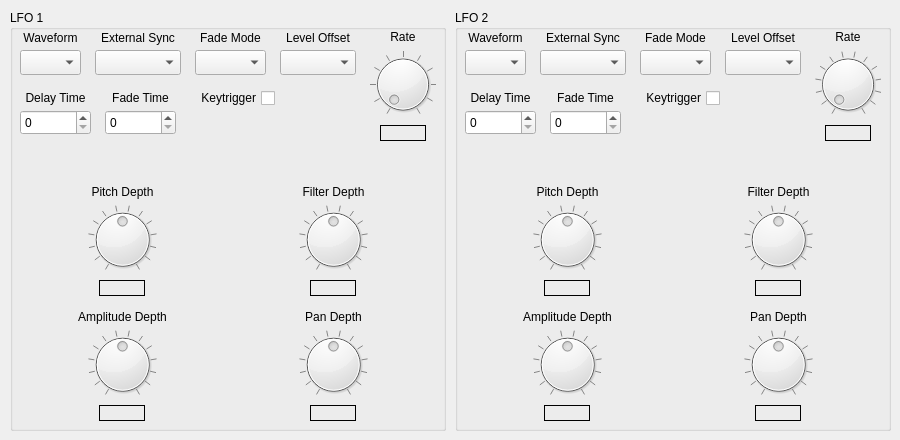
    <widget class="QWidget" name="tab_lfo">
     <attribute name="title">
      <string>LFO</string>
     </attribute>
     <widget class="QGroupBox" name="groupBox_lfo1">
      <property name="geometry">
       <rect>
        <x>10</x>
        <y>10</y>
        <width>436</width>
        <height>421</height>
       </rect>
      </property>
      <property name="title">
       <string>LFO 1</string>
      </property>
      <widget class="QLabel" name="label_lfo1waveform">
       <property name="geometry">
        <rect>
         <x>10</x>
         <y>20</y>
         <width>61</width>
         <height>16</height>
        </rect>
       </property>
       <property name="text">
        <string>Waveform</string>
       </property>
       <property name="alignment">
        <set>Qt::AlignCenter</set>
       </property>
      </widget>
      <widget class="QComboBox" name="comboBox_lfo1waveform">
       <property name="geometry">
        <rect>
         <x>10</x>
         <y>40</y>
         <width>61</width>
         <height>25</height>
        </rect>
       </property>
      </widget>
      <widget class="QCheckBox" name="checkBox_lfo1keytrigger">
       <property name="geometry">
        <rect>
         <x>180</x>
         <y>80</y>
         <width>85</width>
         <height>16</height>
        </rect>
       </property>
       <property name="layoutDirection">
        <enum>Qt::RightToLeft</enum>
       </property>
       <property name="text">
        <string>Keytrigger</string>
       </property>
      </widget>
      <widget class="QWidget" name="gridLayoutWidget_2">
       <property name="geometry">
        <rect>
         <x>10</x>
         <y>175</y>
         <width>416</width>
         <height>236</height>
        </rect>
       </property>
       <layout class="QGridLayout" name="gridLayout_3">
        <item row="6" column="1" alignment="Qt::AlignHCenter">
         <widget class="QLabel" name="label_lfo1pandepthvalue">
          <property name="minimumSize">
           <size>
            <width>46</width>
            <height>16</height>
           </size>
          </property>
          <property name="frameShape">
           <enum>QFrame::Box</enum>
          </property>
          <property name="text">
           <string/>
          </property>
          <property name="alignment">
           <set>Qt::AlignCenter</set>
          </property>
         </widget>
        </item>
        <item row="6" column="0" alignment="Qt::AlignHCenter">
         <widget class="QLabel" name="label_lfo1amplitudedepthvalue">
          <property name="minimumSize">
           <size>
            <width>46</width>
            <height>16</height>
           </size>
          </property>
          <property name="frameShape">
           <enum>QFrame::Box</enum>
          </property>
          <property name="text">
           <string/>
          </property>
          <property name="alignment">
           <set>Qt::AlignCenter</set>
          </property>
         </widget>
        </item>
        <item row="0" column="1">
         <widget class="QLabel" name="label_lfo1filterdepth">
          <property name="text">
           <string>Filter Depth</string>
          </property>
          <property name="alignment">
           <set>Qt::AlignCenter</set>
          </property>
         </widget>
        </item>
        <item row="5" column="0">
         <widget class="QDial" name="dial_lfo1amplitudedepth">
          <property name="minimum">
           <number>-63</number>
          </property>
          <property name="maximum">
           <number>63</number>
          </property>
          <property name="notchTarget">
           <double>10.000000000000000</double>
          </property>
          <property name="notchesVisible">
           <bool>true</bool>
          </property>
         </widget>
        </item>
        <item row="1" column="1">
         <widget class="QDial" name="dial_lfo1filterdepth">
          <property name="minimum">
           <number>-63</number>
          </property>
          <property name="maximum">
           <number>63</number>
          </property>
          <property name="notchTarget">
           <double>10.000000000000000</double>
          </property>
          <property name="notchesVisible">
           <bool>true</bool>
          </property>
         </widget>
        </item>
        <item row="4" column="0">
         <widget class="QLabel" name="label_lfo1amplitudedepth">
          <property name="text">
           <string>Amplitude Depth</string>
          </property>
          <property name="alignment">
           <set>Qt::AlignCenter</set>
          </property>
         </widget>
        </item>
        <item row="0" column="0">
         <widget class="QLabel" name="label_lfo1pitchdepth">
          <property name="text">
           <string>Pitch Depth</string>
          </property>
          <property name="alignment">
           <set>Qt::AlignCenter</set>
          </property>
         </widget>
        </item>
        <item row="4" column="1">
         <widget class="QLabel" name="label_lfo1pandepth">
          <property name="text">
           <string>Pan Depth</string>
          </property>
          <property name="alignment">
           <set>Qt::AlignCenter</set>
          </property>
         </widget>
        </item>
        <item row="2" column="0" alignment="Qt::AlignHCenter|Qt::AlignVCenter">
         <widget class="QLabel" name="label_lfo1pitchdepthvalue">
          <property name="minimumSize">
           <size>
            <width>46</width>
            <height>16</height>
           </size>
          </property>
          <property name="frameShape">
           <enum>QFrame::Box</enum>
          </property>
          <property name="text">
           <string/>
          </property>
          <property name="alignment">
           <set>Qt::AlignCenter</set>
          </property>
         </widget>
        </item>
        <item row="5" column="1">
         <widget class="QDial" name="dial_lfo1pandepth">
          <property name="minimum">
           <number>-63</number>
          </property>
          <property name="maximum">
           <number>63</number>
          </property>
          <property name="notchTarget">
           <double>10.000000000000000</double>
          </property>
          <property name="notchesVisible">
           <bool>true</bool>
          </property>
         </widget>
        </item>
        <item row="1" column="0">
         <widget class="QDial" name="dial_lfo1pitchdepth">
          <property name="minimum">
           <number>-63</number>
          </property>
          <property name="maximum">
           <number>63</number>
          </property>
          <property name="notchTarget">
           <double>10.000000000000000</double>
          </property>
          <property name="notchesVisible">
           <bool>true</bool>
          </property>
         </widget>
        </item>
        <item row="2" column="1" alignment="Qt::AlignHCenter|Qt::AlignVCenter">
         <widget class="QLabel" name="label_lfo1filterdepthvalue">
          <property name="minimumSize">
           <size>
            <width>46</width>
            <height>16</height>
           </size>
          </property>
          <property name="frameShape">
           <enum>QFrame::Box</enum>
          </property>
          <property name="text">
           <string/>
          </property>
          <property name="alignment">
           <set>Qt::AlignCenter</set>
          </property>
         </widget>
        </item>
        <item row="3" column="0">
         <spacer name="verticalSpacer_4">
          <property name="orientation">
           <enum>Qt::Vertical</enum>
          </property>
          <property name="sizeHint" stdset="0">
           <size>
            <width>20</width>
            <height>40</height>
           </size>
          </property>
         </spacer>
        </item>
       </layout>
      </widget>
      <widget class="QWidget" name="verticalLayoutWidget">
       <property name="geometry">
        <rect>
         <x>360</x>
         <y>20</y>
         <width>66</width>
         <height>111</height>
        </rect>
       </property>
       <layout class="QVBoxLayout" name="verticalLayout">
        <item>
         <widget class="QLabel" name="label_lfo1rate">
          <property name="contextMenuPolicy">
           <enum>Qt::DefaultContextMenu</enum>
          </property>
          <property name="text">
           <string>Rate</string>
          </property>
          <property name="alignment">
           <set>Qt::AlignCenter</set>
          </property>
         </widget>
        </item>
        <item>
         <widget class="QDial" name="dial_lfo1rate">
          <property name="notchTarget">
           <double>10.000000000000000</double>
          </property>
          <property name="notchesVisible">
           <bool>true</bool>
          </property>
         </widget>
        </item>
        <item alignment="Qt::AlignHCenter">
         <widget class="QLabel" name="label_lfo1ratevalue">
          <property name="minimumSize">
           <size>
            <width>46</width>
            <height>16</height>
           </size>
          </property>
          <property name="contextMenuPolicy">
           <enum>Qt::DefaultContextMenu</enum>
          </property>
          <property name="frameShape">
           <enum>QFrame::Box</enum>
          </property>
          <property name="text">
           <string/>
          </property>
          <property name="alignment">
           <set>Qt::AlignCenter</set>
          </property>
         </widget>
        </item>
       </layout>
      </widget>
      <widget class="QLabel" name="label_lfo1externalsync">
       <property name="geometry">
        <rect>
         <x>85</x>
         <y>20</y>
         <width>86</width>
         <height>16</height>
        </rect>
       </property>
       <property name="text">
        <string>External Sync</string>
       </property>
       <property name="alignment">
        <set>Qt::AlignCenter</set>
       </property>
      </widget>
      <widget class="QComboBox" name="comboBox_lfo1externalsync">
       <property name="geometry">
        <rect>
         <x>85</x>
         <y>40</y>
         <width>86</width>
         <height>25</height>
        </rect>
       </property>
      </widget>
      <widget class="QLabel" name="label_lfo1fademode">
       <property name="geometry">
        <rect>
         <x>185</x>
         <y>20</y>
         <width>71</width>
         <height>16</height>
        </rect>
       </property>
       <property name="text">
        <string>Fade Mode</string>
       </property>
       <property name="alignment">
        <set>Qt::AlignCenter</set>
       </property>
      </widget>
      <widget class="QComboBox" name="comboBox_lfo1fademode">
       <property name="geometry">
        <rect>
         <x>185</x>
         <y>40</y>
         <width>71</width>
         <height>25</height>
        </rect>
       </property>
      </widget>
      <widget class="QLabel" name="label_lfo1leveloffset">
       <property name="geometry">
        <rect>
         <x>270</x>
         <y>20</y>
         <width>76</width>
         <height>16</height>
        </rect>
       </property>
       <property name="text">
        <string>Level Offset</string>
       </property>
       <property name="alignment">
        <set>Qt::AlignCenter</set>
       </property>
      </widget>
      <widget class="QComboBox" name="comboBox_lfo1leveloffset">
       <property name="geometry">
        <rect>
         <x>270</x>
         <y>40</y>
         <width>76</width>
         <height>25</height>
        </rect>
       </property>
      </widget>
      <widget class="QLabel" name="label_lfo1delaytime">
       <property name="geometry">
        <rect>
         <x>10</x>
         <y>80</y>
         <width>71</width>
         <height>16</height>
        </rect>
       </property>
       <property name="text">
        <string>Delay Time</string>
       </property>
       <property name="alignment">
        <set>Qt::AlignCenter</set>
       </property>
      </widget>
      <widget class="QLabel" name="label_lfo1fadetime">
       <property name="geometry">
        <rect>
         <x>95</x>
         <y>80</y>
         <width>71</width>
         <height>16</height>
        </rect>
       </property>
       <property name="text">
        <string>Fade Time</string>
       </property>
       <property name="alignment">
        <set>Qt::AlignCenter</set>
       </property>
      </widget>
      <widget class="QSpinBox" name="spinBox_lfo1delaytime">
       <property name="geometry">
        <rect>
         <x>10</x>
         <y>100</y>
         <width>71</width>
         <height>25</height>
        </rect>
       </property>
       <property name="maximum">
        <number>127</number>
       </property>
      </widget>
      <widget class="QSpinBox" name="spinBox_lfo1fadetime">
       <property name="geometry">
        <rect>
         <x>95</x>
         <y>100</y>
         <width>71</width>
         <height>25</height>
        </rect>
       </property>
       <property name="maximum">
        <number>127</number>
       </property>
      </widget>
     </widget>
     <widget class="QGroupBox" name="groupBox_lfo2">
      <property name="geometry">
       <rect>
        <x>455</x>
        <y>10</y>
        <width>436</width>
        <height>421</height>
       </rect>
      </property>
      <property name="title">
       <string>LFO 2</string>
      </property>
      <widget class="QLabel" name="label_lfo2waveform">
       <property name="geometry">
        <rect>
         <x>10</x>
         <y>20</y>
         <width>61</width>
         <height>16</height>
        </rect>
       </property>
       <property name="text">
        <string>Waveform</string>
       </property>
       <property name="alignment">
        <set>Qt::AlignCenter</set>
       </property>
      </widget>
      <widget class="QComboBox" name="comboBox_lfo2waveform">
       <property name="geometry">
        <rect>
         <x>10</x>
         <y>40</y>
         <width>61</width>
         <height>25</height>
        </rect>
       </property>
      </widget>
      <widget class="QCheckBox" name="checkBox_lfo2keytrigger">
       <property name="geometry">
        <rect>
         <x>180</x>
         <y>80</y>
         <width>85</width>
         <height>16</height>
        </rect>
       </property>
       <property name="layoutDirection">
        <enum>Qt::RightToLeft</enum>
       </property>
       <property name="text">
        <string>Keytrigger</string>
       </property>
      </widget>
      <widget class="QWidget" name="gridLayoutWidget_4">
       <property name="geometry">
        <rect>
         <x>10</x>
         <y>175</y>
         <width>416</width>
         <height>236</height>
        </rect>
       </property>
       <layout class="QGridLayout" name="gridLayout_6">
        <item row="6" column="1" alignment="Qt::AlignHCenter|Qt::AlignVCenter">
         <widget class="QLabel" name="label_lfo2pandepthvalue">
          <property name="minimumSize">
           <size>
            <width>46</width>
            <height>16</height>
           </size>
          </property>
          <property name="frameShape">
           <enum>QFrame::Box</enum>
          </property>
          <property name="text">
           <string/>
          </property>
          <property name="alignment">
           <set>Qt::AlignCenter</set>
          </property>
         </widget>
        </item>
        <item row="6" column="0" alignment="Qt::AlignHCenter">
         <widget class="QLabel" name="label_lfo2amplitudedepthvalue">
          <property name="minimumSize">
           <size>
            <width>46</width>
            <height>16</height>
           </size>
          </property>
          <property name="frameShape">
           <enum>QFrame::Box</enum>
          </property>
          <property name="text">
           <string/>
          </property>
          <property name="alignment">
           <set>Qt::AlignCenter</set>
          </property>
         </widget>
        </item>
        <item row="0" column="1">
         <widget class="QLabel" name="label_lfo2filterdepth">
          <property name="text">
           <string>Filter Depth</string>
          </property>
          <property name="alignment">
           <set>Qt::AlignCenter</set>
          </property>
         </widget>
        </item>
        <item row="5" column="0">
         <widget class="QDial" name="dial_lfo2amplitudedepth">
          <property name="minimum">
           <number>-63</number>
          </property>
          <property name="maximum">
           <number>63</number>
          </property>
          <property name="notchTarget">
           <double>10.000000000000000</double>
          </property>
          <property name="notchesVisible">
           <bool>true</bool>
          </property>
         </widget>
        </item>
        <item row="1" column="1">
         <widget class="QDial" name="dial_lfo2filterdepth">
          <property name="minimum">
           <number>-63</number>
          </property>
          <property name="maximum">
           <number>63</number>
          </property>
          <property name="notchTarget">
           <double>10.000000000000000</double>
          </property>
          <property name="notchesVisible">
           <bool>true</bool>
          </property>
         </widget>
        </item>
        <item row="4" column="0">
         <widget class="QLabel" name="label_lfo2amplitudedepth">
          <property name="text">
           <string>Amplitude Depth</string>
          </property>
          <property name="alignment">
           <set>Qt::AlignCenter</set>
          </property>
         </widget>
        </item>
        <item row="0" column="0">
         <widget class="QLabel" name="label_lfo2pitchdepth">
          <property name="text">
           <string>Pitch Depth</string>
          </property>
          <property name="alignment">
           <set>Qt::AlignCenter</set>
          </property>
         </widget>
        </item>
        <item row="4" column="1">
         <widget class="QLabel" name="label_lfo2pandepth">
          <property name="text">
           <string>Pan Depth</string>
          </property>
          <property name="alignment">
           <set>Qt::AlignCenter</set>
          </property>
         </widget>
        </item>
        <item row="2" column="0" alignment="Qt::AlignHCenter">
         <widget class="QLabel" name="label_lfo2pitchdepthvalue">
          <property name="minimumSize">
           <size>
            <width>46</width>
            <height>16</height>
           </size>
          </property>
          <property name="frameShape">
           <enum>QFrame::Box</enum>
          </property>
          <property name="text">
           <string/>
          </property>
          <property name="alignment">
           <set>Qt::AlignCenter</set>
          </property>
         </widget>
        </item>
        <item row="5" column="1">
         <widget class="QDial" name="dial_lfo2pandepth">
          <property name="minimum">
           <number>-63</number>
          </property>
          <property name="maximum">
           <number>63</number>
          </property>
          <property name="notchTarget">
           <double>10.000000000000000</double>
          </property>
          <property name="notchesVisible">
           <bool>true</bool>
          </property>
         </widget>
        </item>
        <item row="1" column="0">
         <widget class="QDial" name="dial_lfo2pitchdepth">
          <property name="minimum">
           <number>-63</number>
          </property>
          <property name="maximum">
           <number>63</number>
          </property>
          <property name="notchTarget">
           <double>10.000000000000000</double>
          </property>
          <property name="notchesVisible">
           <bool>true</bool>
          </property>
         </widget>
        </item>
        <item row="2" column="1" alignment="Qt::AlignHCenter">
         <widget class="QLabel" name="label_lfo2filterdepthvalue">
          <property name="minimumSize">
           <size>
            <width>46</width>
            <height>16</height>
           </size>
          </property>
          <property name="frameShape">
           <enum>QFrame::Box</enum>
          </property>
          <property name="text">
           <string/>
          </property>
          <property name="alignment">
           <set>Qt::AlignCenter</set>
          </property>
         </widget>
        </item>
        <item row="3" column="0">
         <spacer name="verticalSpacer_5">
          <property name="orientation">
           <enum>Qt::Vertical</enum>
          </property>
          <property name="sizeHint" stdset="0">
           <size>
            <width>20</width>
            <height>40</height>
           </size>
          </property>
         </spacer>
        </item>
       </layout>
      </widget>
      <widget class="QWidget" name="verticalLayoutWidget_2">
       <property name="geometry">
        <rect>
         <x>360</x>
         <y>20</y>
         <width>66</width>
         <height>111</height>
        </rect>
       </property>
       <layout class="QVBoxLayout" name="verticalLayout_2">
        <item>
         <widget class="QLabel" name="label_lfo2rate">
          <property name="contextMenuPolicy">
           <enum>Qt::DefaultContextMenu</enum>
          </property>
          <property name="text">
           <string>Rate</string>
          </property>
          <property name="alignment">
           <set>Qt::AlignCenter</set>
          </property>
         </widget>
        </item>
        <item>
         <widget class="QDial" name="dial_lfo2rate">
          <property name="maximum">
           <number>127</number>
          </property>
          <property name="notchTarget">
           <double>10.000000000000000</double>
          </property>
          <property name="notchesVisible">
           <bool>true</bool>
          </property>
         </widget>
        </item>
        <item alignment="Qt::AlignHCenter">
         <widget class="QLabel" name="label_lfo2ratevalue">
          <property name="minimumSize">
           <size>
            <width>46</width>
            <height>16</height>
           </size>
          </property>
          <property name="contextMenuPolicy">
           <enum>Qt::DefaultContextMenu</enum>
          </property>
          <property name="frameShape">
           <enum>QFrame::Box</enum>
          </property>
          <property name="text">
           <string/>
          </property>
          <property name="alignment">
           <set>Qt::AlignCenter</set>
          </property>
         </widget>
        </item>
       </layout>
      </widget>
      <widget class="QLabel" name="label_lfo2externalsync">
       <property name="geometry">
        <rect>
         <x>85</x>
         <y>20</y>
         <width>86</width>
         <height>16</height>
        </rect>
       </property>
       <property name="text">
        <string>External Sync</string>
       </property>
       <property name="alignment">
        <set>Qt::AlignCenter</set>
       </property>
      </widget>
      <widget class="QComboBox" name="comboBox_lfo2externalsync">
       <property name="geometry">
        <rect>
         <x>85</x>
         <y>40</y>
         <width>86</width>
         <height>25</height>
        </rect>
       </property>
      </widget>
      <widget class="QLabel" name="label_lfo2fademode">
       <property name="geometry">
        <rect>
         <x>185</x>
         <y>20</y>
         <width>71</width>
         <height>16</height>
        </rect>
       </property>
       <property name="text">
        <string>Fade Mode</string>
       </property>
       <property name="alignment">
        <set>Qt::AlignCenter</set>
       </property>
      </widget>
      <widget class="QComboBox" name="comboBox_lfo2fademode">
       <property name="geometry">
        <rect>
         <x>185</x>
         <y>40</y>
         <width>71</width>
         <height>25</height>
        </rect>
       </property>
      </widget>
      <widget class="QLabel" name="label_lfo2leveloffset">
       <property name="geometry">
        <rect>
         <x>270</x>
         <y>20</y>
         <width>76</width>
         <height>16</height>
        </rect>
       </property>
       <property name="text">
        <string>Level Offset</string>
       </property>
       <property name="alignment">
        <set>Qt::AlignCenter</set>
       </property>
      </widget>
      <widget class="QComboBox" name="comboBox_lfo2leveloffset">
       <property name="geometry">
        <rect>
         <x>270</x>
         <y>40</y>
         <width>76</width>
         <height>25</height>
        </rect>
       </property>
      </widget>
      <widget class="QLabel" name="label_lfo2delaytime">
       <property name="geometry">
        <rect>
         <x>10</x>
         <y>80</y>
         <width>71</width>
         <height>16</height>
        </rect>
       </property>
       <property name="text">
        <string>Delay Time</string>
       </property>
       <property name="alignment">
        <set>Qt::AlignCenter</set>
       </property>
      </widget>
      <widget class="QLabel" name="label_lfo2fadetime">
       <property name="geometry">
        <rect>
         <x>95</x>
         <y>80</y>
         <width>71</width>
         <height>16</height>
        </rect>
       </property>
       <property name="text">
        <string>Fade Time</string>
       </property>
       <property name="alignment">
        <set>Qt::AlignCenter</set>
       </property>
      </widget>
      <widget class="QSpinBox" name="spinBox_lfo2delaytime">
       <property name="geometry">
        <rect>
         <x>10</x>
         <y>100</y>
         <width>71</width>
         <height>25</height>
        </rect>
       </property>
       <property name="maximum">
        <number>127</number>
       </property>
      </widget>
      <widget class="QSpinBox" name="spinBox_lfo2fadetime">
       <property name="geometry">
        <rect>
         <x>95</x>
         <y>100</y>
         <width>71</width>
         <height>25</height>
        </rect>
       </property>
       <property name="maximum">
        <number>127</number>
       </property>
      </widget>
     </widget>
    </widget>
